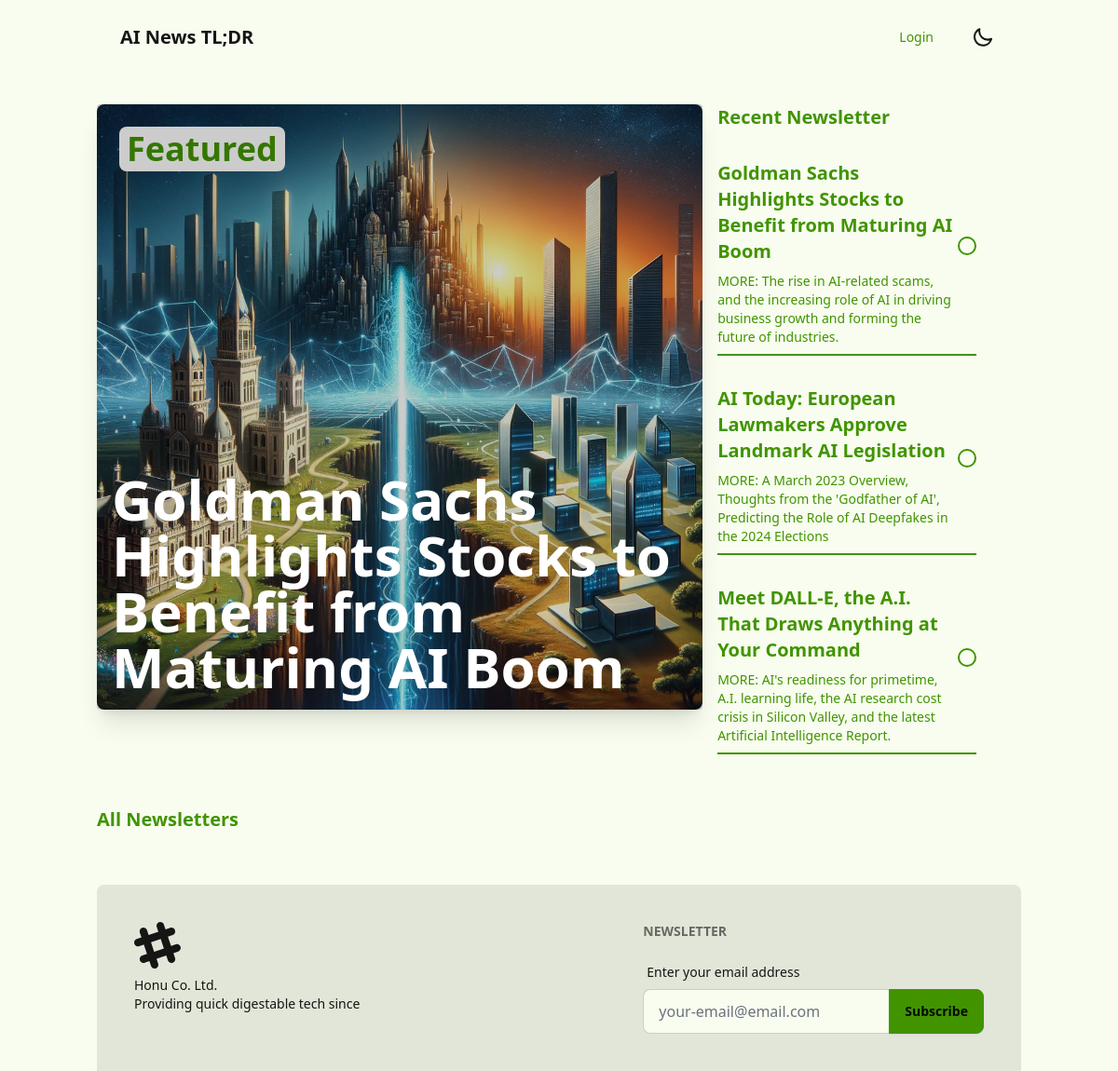
The page / on the database its author committed.
### blogapp/models.py (models this page shows, shortened)
class BlogPost(models.Model):
    title = models.CharField(max_length=100)
    author = models.CharField(max_length=100, blank=True, null=True)
    subtitle = models.TextField(blank = True, )
    tags = models.ManyToManyField('Tag', blank=True)
    content = models.TextField()
    publish_date = models.DateField(blank=True, null=True)
    slug = models.SlugField(max_length=150, unique=True)
    toc = models.ManyToManyField('TableOfContent', blank=True)

### blogapp/views.py (the view)
# urls.py: path("", views.home, name="home"),
def home(request):
    blogs = BlogPost.objects.all().order_by("-publish_date")
    latest_blog = blogs.first()
    page_number = request.GET.get("page")
    first_paginator = Paginator(blogs, 3)
    first_page_obj = first_paginator.get_page(page_number)
    return render(request, "blogapp/index.html", {
        'first_page_obj': first_page_obj,
        "latest_blog": latest_blog,
    })

### blogapp/templatetags/blog_tags.py (called while the page is built)
@register.simple_tag
def get_image_path(slug, formats=['.webp', '.png']):
    for format in formats:
        image_path = 'image/blog-images/' + slug + format
        if finders.find(image_path):  # Use Django's staticfiles finders
            return static(image_path)
    return static('image/blog-images/default.webp')

### theme/templates/blogapp/index.html (shortened to what this page needs)
{% extends "../base.html" %}
{% load static %}
{% load blog_tags %}
{% block body %}
<main class="flex flex-grow px-4 sm:px-0 mb-10">
    <div class="flex flex-col">
        <div class="flex min-h-screen flex-col">
            <div class="mx-auto pt-8 ">
                <div class="flex flex-col md:flex-row sm:gap-4">
                    <div class="w-full md:w-2/3">
                        <a class="group relative flex w-full flex-col overflow-hidden rounded shadow-xl" href="{% url 'blog' slug=latest_blog.slug %}">
                            <div class="w-full overflow-hidden rounded-xs">
                                <figure class="aspect-social relative">
                                    <img src="{% get_image_path latest_blog.slug %}" alt="{{ lateset_blog.slug }}" class="rounded-lg inset-0 min-w-full" width="800" height="421">
                                </figure>
                            </div>
                            <div class="absolute top-6 left-6">
                                <div class="px-2 py-1 bg-white rounded-lg">
                                    <spand class="font-semibold capitalize text-lg sm:text-4xl">Featured</spand>
                                </div>
                            </div>
                            <div class="absolute bottom-0 flex h-full w-full flex-col justify-end space-y-1 bg-black bg-opacity-20 p-4 transition-all group-hover:bg-opacity-0">
                                <h1 class="text-xl sm:text-6xl md:text-6xl font-bold text-white">{{ latest_blog.title }}</h1>
                            </div>
                        </a>
                    </div>
                    <div class="mt-2 sm:mt-0 w-full md:w-1/3 md:pr-12">
                        <h3 class="text-primary my-0 border-t-0 text-xl font-bold mb-4">Recent Newsletter</h3>
                        {% for blog in first_page_obj %}
                        <div class="mb-4 border-b-2 border-primary hover:scale-105 pb-2">
                            <a class="flex no-underline" href="{% url 'blog' slug=blog.slug %}">
                                <div class="flex items-center justify-between space-x-1">
                                    <div class="flex-col">
                                        <h2 class="border-t-0 text-sm lg:text-xl font-bold">{{ blog.title }}</h2>
                                        <p class="text-xs lg:text-sm font-regular">MORE: {{ blog.subtitle }}</p>
                                    </div>
                                    <div class="h-fit rounded-full border-2 border-primary p-2 end-0" >
                                    </div>
                                </div>
                            </a>
                        </div>
                        {% endfor %}
                    </div>
                </div>
                <section class="mt-10">
                    <h3 class="text-primary my-0 border-t-0 text-xl font-bold mb-4">All Newsletters</h3>
                </section>
                    {% load unicorn %}
            </div>
        </div>
    </div>
</main>
{% endblock body %}

### theme/templates/base.html (shortened to what this page needs)
{% load static tailwind_tags %}
{% load unicorn %}
<!DOCTYPE html>
<html  data-theme="lemonade" class="duration-500" lang="en">
	<head>
		{% tailwind_css %}
	</head>
	<header>
		<div class="container">
			{% include "partials/_header.html" %}
	</header>
	<body>
		<div class="container">
			{% block body %}
			{% endblock body %}
		</div>
	</body>
	<footer>
		<div class="container ">
			{% include "partials/_footer.html" %}
		</div>
	</footer>
</html>

### theme/templates/partials/_header.html (shortened to what this page needs)
{% load static %}
<div class="navbar bg-transparent duration-500">
    <div class="flex-1">
      <a href="{% url 'home' %}" class="btn btn-ghost text-xl">AI News TL;DR</a>
    </div>
    <div class="flex-none">
      <ul class="menu menu-horizontal px-1 items-center gap-2">
        {% load unicorn %}
        {% if not request.user.is_anonymous and request.user.has_verified_email %}
        <li>
          <details>
            <summary>
              Account
            </summary>
            <ul class="text-xs p-2 bg-base-100 rounded-t-none z-50">
              <li><a href="{% url 'dashboard' %}" class="no-underline">Manage Subscription</a></li>
              <li><a href="{% url 'sign_out' %}" class="no-underline">Logout</a></li>
            </ul>
          </details>
        </li>
        {% else %}
        <li><a href="{% url 'sign_in'%}" class="no-underline">Login</a></li>
        {% endif %}
        <li>
            <label class="swap swap-rotate btn btn-ghost hover:scale-105 hover:bg-transparent">
            </label>
        </li>
      </ul>
    </div>
  </div>
</div>

### theme/templates/partials/_footer.html (shortened to what this page needs)
<footer class="footer justify-between rounded-t-lg p-10 bg-base-200 text-base-content">
  <aside>
      <p>Honu Co. Ltd.<br>Providing quick digestable tech since</p>
  </aside>
  <form method="post" hx-post="/subscribe-only/" hx-target="#result">
    <h6 class="footer-title">Newsletter</h6>
    <fieldset class="form-control w-80">
      <label class="label">
        <span class="label-text">Enter your email address</span>
      </label>
      <div class="join">
        <input type="text" name="email" placeholder="your-email@email.com" required class="input input-bordered join-item"/>
        <button type="submit" class="btn btn-primary join-item">Subscribe</button>
      </div>
    </fieldset>
  </form>
</footer>

### rows shown on the page
BlogPost: slug (picture), title "Goldman Sachs Highlights Stocks to Benefit from Maturing AI Boom", subtitle "The rise in AI-related scams, and the increasing role of AI in driving business growth and forming the future of industries."
BlogPost: title "AI Today: European Lawmakers Approve Landmark AI Legislation", subtitle "A March 2023 Overview, Thoughts from the 'Godfather of AI', Predicting the Role of AI Deepfakes in the 2024 Elections"
BlogPost: title "Meet DALL-E, the A.I. That Draws Anything at Your Command", subtitle "AI's readiness for primetime, A.I. learning life, the AI research cost crisis in Silicon Valley, and the latest Artificial Intelligence Report."
